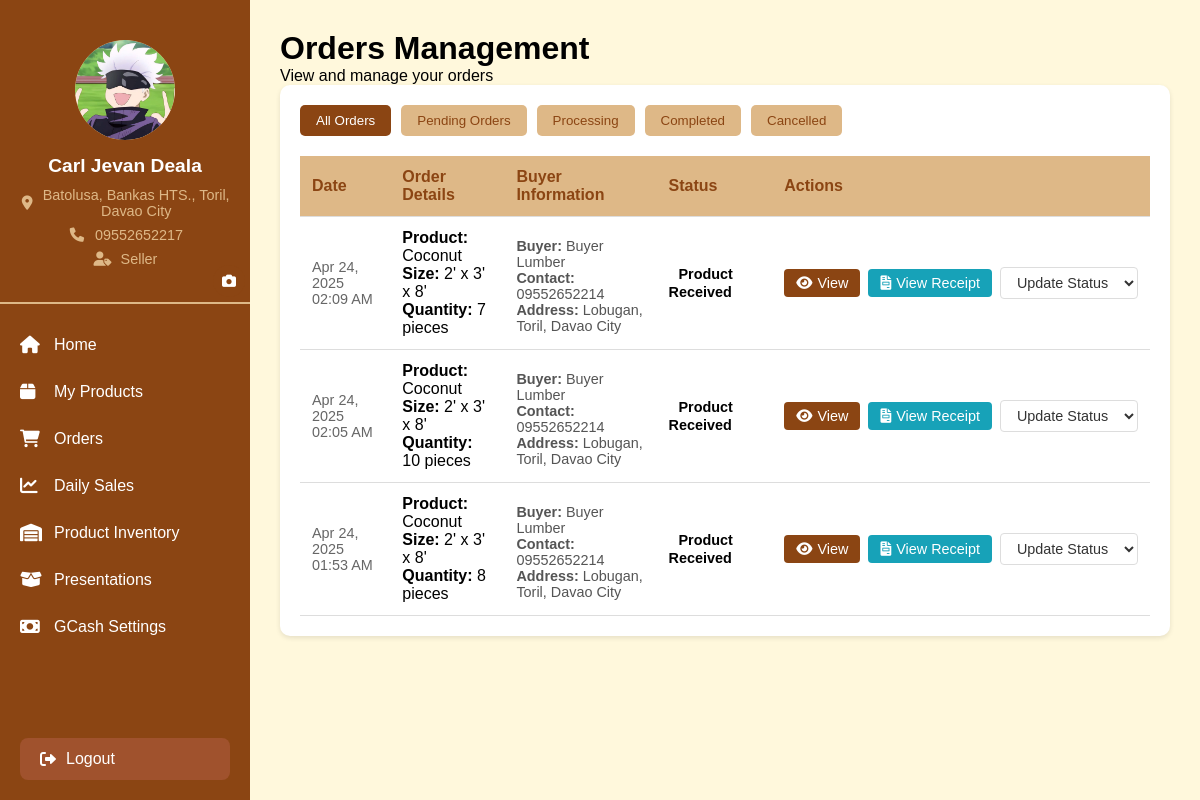
Screenshot of /orders.php (signed in) with the database file from the repository.
### tables this page shows
CREATE TABLE `users` (
  `ID` int(25) NOT NULL,
  `lastname` varchar(25) NOT NULL,
  `firstname` varchar(25) NOT NULL,
  `email` varchar(25) NOT NULL,
  `username` text NOT NULL,
  `password` text NOT NULL,
  `contactno` text NOT NULL,
  `address` text NOT NULL,
  `role` text NOT NULL,
  `created_at` timestamp NOT NULL DEFAULT current_timestamp(),
  `profile_photo` varchar(255) DEFAULT NULL,
  `employer_id` int(25) DEFAULT NULL
);

CREATE TABLE `notifications` (
  `id` int(11) NOT NULL,
  `user_id` int(11) NOT NULL,
  `type` varchar(50) NOT NULL,
  `message` text NOT NULL,
  `reference_id` int(11) DEFAULT NULL,
  `is_read` tinyint(1) DEFAULT 0,
  `created_at` timestamp NOT NULL DEFAULT current_timestamp()
);

CREATE TABLE `order_list` (
  `order_id` int(11) NOT NULL,
  `buyer_id` int(11) DEFAULT NULL,
  `product_name` varchar(255) DEFAULT NULL,
  `length_feet` int(11) DEFAULT NULL,
  `width_feet` int(11) DEFAULT NULL,
  `height_feet` int(11) DEFAULT NULL,
  `quantity` int(11) DEFAULT NULL,
  `status` varchar(20) DEFAULT 'pending',
  `created_at` timestamp NOT NULL DEFAULT current_timestamp(),
  `receipt_path` varchar(255) DEFAULT NULL,
  `status_updated_by` int(11) DEFAULT NULL,
  `status_updated_at` timestamp NOT NULL DEFAULT current_timestamp() ON UPDATE current_timestamp()
);

### classes/User.php (called while the page is built, shortened)
<?php
class User {
    private $conn;
    public function __construct($conn) {
        $this->conn = $conn;
    }
    public function getUserById($userId) {
        $query = "SELECT * FROM users WHERE id = ?";
        $stmt = $this->conn->prepare($query);
        $stmt->execute([$userId]);
        return $stmt->fetch();
    }
}

### orders.php (the view, shortened to what this page needs)
<?php
require_once 'database/config.php';
require_once 'classes/User.php';
$user = new User($pdo);
$userDetails = $user->getUserById($_SESSION['user_id']);
$stmt = $pdo->prepare("
    SELECT
        n.id,
        n.user_id,
        n.type,
        n.message,
        n.reference_id,
        n.is_read,
        n.created_at,
        ol.product_name,
        ol.length_feet,
        ol.width_feet,
        ol.height_feet,
        ol.quantity,
        pc.price_per_sqft,
        CASE
            WHEN ol.status IN ('Pending', 'Ordered') THEN 'Pending Orders'
            ELSE ol.status
        END as status,
        u.firstname,
        u.lastname,
        u.contactno,
        u.address
    FROM notifications n
    JOIN order_list ol ON n.reference_id = ol.order_id
    JOIN users u ON ol.buyer_id = u.id
    LEFT JOIN product_catalog pc ON ol.product_name = pc.product_name
        AND ol.length_feet = pc.length_feet
        AND ol.width_feet = pc.width_feet
        AND ol.height_feet = pc.height_feet
        AND pc.seller_id = :seller_id
    WHERE n.user_id = :user_id
    AND n.type = 'order'
    ORDER BY n.created_at DESC
");
$stmt->execute([
    'seller_id' => $_SESSION['user_id'],
    'user_id' => $_SESSION['user_id']
]);
$notifications = $stmt->fetchAll(PDO::FETCH_ASSOC);
?>
<!DOCTYPE html>
<html lang="en">
<head>
    <link rel="stylesheet" href="https://cdnjs.cloudflare.com/ajax/libs/font-awesome/6.0.0/css/all.min.css">
</head>
<body>
    <?php include 'includes/seller_sidebar.php'; ?>
    <div class="main-content">
        <div class="dashboard-header">
            <h1>Orders Management</h1>
            <p>View and manage your orders</p>
        </div>
        <div class="orders-container">
            <div class="order-filters">
                <button class="filter-btn active" data-status="all">All Orders</button>
                <button class="filter-btn" data-status="pending orders">Pending Orders</button>
                <button class="filter-btn" data-status="processing">Processing</button>
                <button class="filter-btn" data-status="completed">Completed</button>
                <button class="filter-btn" data-status="cancelled">Cancelled</button>
            </div>
            <table class="orders-table">
                <thead>
                    <tr>
                        <th>Date</th>
                        <th>Order Details</th>
                        <th>Buyer Information</th>
                        <th>Status</th>
                        <th style="min-width: 250px;">Actions</th>
                    </tr>
                </thead>
                <tbody>
                    <?php foreach ($notifications as $order): ?>
                        <tr class="<?php echo $order['is_read'] ? '' : 'unread-notification'; ?>">
                            <td class="order-time">
                                <?php echo date('M d, Y h:i A', strtotime($order['created_at'])); ?>
                            </td>
                            <td>
                                <div class="order-details">
                                    <strong>Product:</strong> <?php echo htmlspecialchars($order['product_name']); ?><br>
                                    <strong>Size:</strong> <?php echo htmlspecialchars($order['length_feet']); ?>' x
                                                 <?php echo htmlspecialchars($order['width_feet']); ?>' x
                                                 <?php echo htmlspecialchars($order['height_feet']); ?>'<br>
                                    <strong>Quantity:</strong> <?php echo htmlspecialchars($order['quantity']); ?> pieces
                                </div>
                            </td>
                            <td>
                                <div class="buyer-info">
                                    <strong>Buyer:</strong>
                                    <?php echo htmlspecialchars($order['firstname'] . ' ' . $order['lastname']); ?><br>
                                    <strong>Contact:</strong>
                                    <?php echo htmlspecialchars($order['contactno']); ?><br>
                                    <strong>Address:</strong>
                                    <?php echo htmlspecialchars($order['address']); ?>
                                </div>
                            </td>
                            <td>
    <span class="status-badge status-<?php echo strtolower($order['status']); ?>">
        <?php echo htmlspecialchars($order['status']); ?>
    </span>
</td>
                            <td>
                            <div class="actions-cell">
                    <?php if ($order['status'] === 'Payment Pending' || $order['status'] === 'Pickup Pending'): ?>
                        <button class="action-btn view-payment-btn"
                                onclick="viewPaymentDetails(<?php echo $order['reference_id']; ?>)">
                            <i class="fas fa-money-bill"></i> View Payment
                        </button>
                    <?php else: ?>
                        <button class="action-btn view-btn"
                                onclick="checkInProduct(
                                    '<?php echo htmlspecialchars($order['product_name']); ?>',
                                    <?php echo $order['length_feet']; ?>,
                                    <?php echo $order['width_feet']; ?>,
                                    <?php echo $order['height_feet']; ?>,
                                    <?php echo $order['quantity']; ?>,
                                    <?php echo $order['price_per_sqft']; ?>,
                                    <?php echo $order['reference_id']; ?>
                                )">
                            <i class="fas fa-eye"></i> View
            </button>
        <?php endif; ?>
                                    <?php
                                    $tallyCheck = $pdo->prepare("SELECT id FROM cus_orders WHERE order_id = ?");
                                    $tallyCheck->execute([$order['reference_id']]);
                                    if ($tallyCheck->rowCount() > 0):
                                        $receiptCheck = $pdo->prepare("SELECT receipt_number FROM Receipt WHERE order_id = ?");
                                        $receiptCheck->execute([$order['reference_id']]);
                                        if ($receiptCheck->rowCount() > 0):
                                        ?>
                                            <button class="action-btn view-receipt-btn"
                                                    onclick="viewReceipt(<?php echo $order['reference_id']; ?>)">
                                                <i class="fas fa-file-invoice"></i> View Receipt
                                            </button>
                                        <?php endif; ?>
                                    <?php endif; ?>
                                    <select class="status-select"
                                            onchange="updateOrderStatus(<?php echo $order['reference_id']; ?>, this.value)"
                                            <?php echo ($order['status'] === 'Completed' || $order['status'] === 'Cancelled') ? 'disabled' : ''; ?>>
                                        <option value="">Update Status</option>
                                    </select>
                                </div>
                            </td>
                        </tr>
                    <?php endforeach; ?>
                </tbody>
            </table>
        </div>
    </div>
</body>
</html>

### includes/seller_sidebar.php (shortened to what this page needs)
<div class="sidebar">
    <div class="profile-section">
        <div class="profile-image">
            <?php if (!empty($userDetails['profile_photo'])): ?>
                <img src="<?php echo htmlspecialchars($userDetails['profile_photo']); ?>" alt="Profile Photo" style="width: 100%; height: 100%; border-radius: 50%; object-fit: cover;">
            <?php else: ?>
                <i class="fas fa-user"></i>
            <?php endif; ?>
        </div>
        <button class="change-photo-btn" onclick="showProfileUploadModal()">
            <i class="fas fa-camera"></i>
        </button>
        <div class="profile-details">
            <h3><?php echo htmlspecialchars($userDetails['firstname'] . ' ' . $userDetails['lastname']); ?></h3>
            <p><i class="fas fa-map-marker-alt"></i> <?php echo htmlspecialchars($userDetails['address']); ?></p>
            <p><i class="fas fa-phone"></i> <?php echo htmlspecialchars($userDetails['contactno']); ?></p>
            <p><i class="fas fa-user-tag"></i> <?php echo htmlspecialchars($userDetails['role']); ?></p>
        </div>
    </div>
    <ul class="nav-links">
        <li>
            <a href="seller_dashboard.php">
                <i class="fas fa-home"></i>
                <span>Home</span>
            </a>
        </li>
        <li>
            <a href="my_products.php">
                <i class="fas fa-box"></i>
                <span>My Products</span>
            </a>
        </li>
        <li>
            <a href="orders.php">
                <i class="fas fa-shopping-cart"></i>
                <span>Orders</span>
            </a>
        </li>
        <li>
            <a href="daily_sales.php">
                <i class="fas fa-chart-line"></i>
                <span>Daily Sales</span>
            </a>
        </li>
        <li>
            <a href="inventory.php">
                <i class="fas fa-warehouse"></i>
                <span>Product Inventory</span>
            </a>
        </li>
        <li>
                <a href="presentations.php" class="active">
                    <i class="fas fa-box-open"></i>
                    <span>Presentations</span>
                </a>
            </li>
        <li>
            <a href="gcash_settings.php">
                <i class="fas fa-money-bill"></i>
                <span>GCash Settings</span>
            </a>
        </li>
    </ul>
    <div class="logout-btn">
        <a href="logout.php">
            <i class="fas fa-sign-out-alt"></i>
            <span>Logout</span>
        </a>
    </div>
</div>

### orders.php (style rules this page uses)
.orders-container { background-color: white; border-radius: 10px; padding: 20px; box-shadow: 0 2px 5px rgba(0, 0, 0, 0.1); overflow-x: auto; }
.order-filters { margin-bottom: 20px; flex-wrap: wrap; display: flex; gap: 10px; }
.filter-btn { padding: 8px 16px; white-space: nowrap; border: none; border-radius: 5px; background-color: var(--light-brown); color: var(--primary-brown); cursor: pointer; transition: all 0.3s ease; }
.filter-btn.active { background-color: var(--primary-brown); color: white; }
.orders-table { min-width: 800px; width: 100%; border-collapse: collapse; margin-top: 20px; }
.orders-table th, .orders-table td { padding: 12px; text-align: left; border-bottom: 1px solid #ddd; vertical-align: middle; }
.orders-table th { background-color: var(--light-brown); color: var(--primary-brown); }
.status-badge { padding: 5px 10px; border-radius: 15px; font-size: 0.9em; font-weight: bold; }
.action-btn { display: inline-flex; align-items: center; gap: 5px; padding: 6px 12px; border: none; border-radius: 4px; cursor: pointer; font-size: 0.9em; transition: all 0.3s ease; vertical-align: middle; }
.view-btn { background-color: var(--primary-brown); color: white; }
.order-time { color: #666; font-size: 0.9em; }
.buyer-info { margin-top: 5px; font-size: 0.9em; color: #555; }
.actions-cell { display: inline-flex; gap: 8px; align-items: center; white-space: nowrap; }
.status-select { padding: 6px 12px; border: 1px solid #ddd; border-radius: 4px; background-color: white; color: #333; font-size: 0.9em; cursor: pointer; transition: all 0.3s ease; vertical-align: middle; }
.view-receipt-btn { background-color: #17a2b8; color: white; }
.sidebar { transition: transform 0.3s ease; }

### includes/seller_sidebar.php (style rules this page uses)
:root { --primary-brown: #8B4513; --secondary-brown: #A0522D; --light-brown: #DEB887; --bg-brown: #FFF8DC; --sidebar-width: 250px; }
* { margin: 0; padding: 0; box-sizing: border-box; }
body { font-family: 'Arial', sans-serif; background-color: var(--bg-brown); min-height: 100vh; display: flex; }
.sidebar { width: var(--sidebar-width); background-color: var(--primary-brown); color: white; padding: 20px 0; height: 100vh; position: fixed; left: 0; top: 0; overflow-y: auto; }
.profile-section { padding: 20px; text-align: center; border-bottom: 2px solid var(--light-brown); margin-bottom: 20px; position: relative; }
.profile-image { width: 100px; height: 100px; border-radius: 50%; background-color: var(--light-brown); margin: 0 auto 15px; display: flex; align-items: center; justify-content: center; font-size: 40px; color: var(--primary-brown); position: relative; overflow: hidden; }
.profile-image img { width: 100%; height: 100%; object-fit: cover; }
.change-photo-btn { position: absolute; bottom: 0; right: 0; background: var(--primary-brown); color: white; width: 32px; height: 32px; border-radius: 50%; border: none; cursor: pointer; display: flex; align-items: center; justify-content: center; font-size: 14px; transition: background-color 0.3s ease; margin: 5px; }
.profile-details { margin: 15px 0; }
.profile-details h3 { margin-bottom: 10px; font-size: 1.2rem; color: white; }
.profile-details p { font-size: 0.9rem; color: var(--light-brown); margin: 8px 0; display: flex; align-items: center; justify-content: center; gap: 8px; }
.profile-details i { width: 20px; text-align: center; }
.nav-links { list-style: none; padding: 0; margin: 0; }
.nav-links li { margin: 5px 0; }
.nav-links a { display: flex; align-items: center; padding: 12px 20px; color: white; text-decoration: none; transition: all 0.3s ease; gap: 10px; }
.nav-links i { width: 24px; font-size: 1.1rem; }
.logout-btn { position: absolute; bottom: 20px; left: 0; width: 100%; padding: 0 20px; }
.logout-btn a { display: flex; align-items: center; padding: 12px 20px; color: white; text-decoration: none; background-color: var(--secondary-brown); border-radius: 8px; transition: all 0.3s ease; gap: 10px; }
.main-content { margin-left: var(--sidebar-width); padding: 30px; width: calc(100% - var(--sidebar-width)); }

### rows the page displays
users: profile_photo (picture), firstname+lastname "Carl Jevan Deala", address "Batolusa, Bankas HTS., Toril, Davao City", contactno "09552652217", role "Seller"
notifications: created_at "Apr 24, 2025 02:09 AM", order_list.product_name "Coconut", order_list.length_feet "2", order_list.width_feet "3", order_list.height_feet "8", order_list.quantity "7", users.firstname+lastname "Buyer Lumber", users.contactno "09552652214", users.address "Lobugan, Toril, Davao City", status "Product Received"
notifications: created_at "Apr 24, 2025 02:05 AM", order_list.product_name "Coconut", order_list.length_feet "2", order_list.width_feet "3", order_list.height_feet "8", order_list.quantity "10", users.firstname+lastname "Buyer Lumber", users.contactno "09552652214", users.address "Lobugan, Toril, Davao City", status "Product Received"
notifications: created_at "Apr 24, 2025 01:53 AM", order_list.product_name "Coconut", order_list.length_feet "2", order_list.width_feet "3", order_list.height_feet "8", order_list.quantity "8", users.firstname+lastname "Buyer Lumber", users.contactno "09552652214", users.address "Lobugan, Toril, Davao City", status "Product Received"
